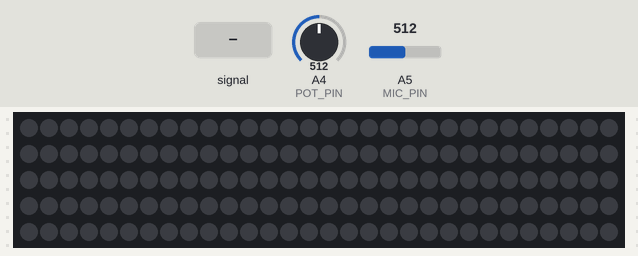
Bench run of a sketch on a simulated Arduino Nano, built with avr-gcc and run on an emulated ATmega328P. Shown: 150 RGB LEDs in strip order, left to right, continuing on the next row. The test bench sets the inputs (shaded band); at power-on: A4 (POT_PIN) = 512, A5 (MIC_PIN) = 512. Dim RGB values are drawn brighter than linear; random numbers use the default seed unless the sketch sets one.

Above: at 4.2 s.
4.3 s: A5 (MIC_PIN) fed a 200 Hz sine of ±460 counts around its level
At 5.04 s:
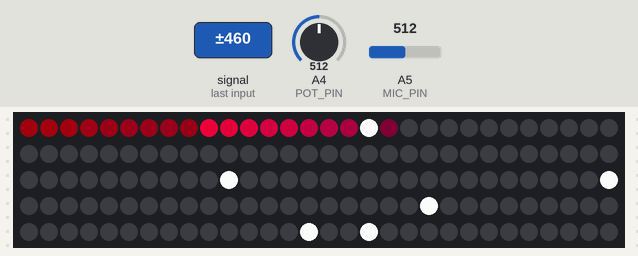
5.9 s: A4 (POT_PIN) set to 716
At 6.61 s:
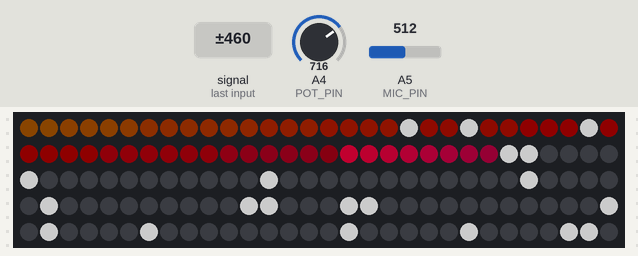
8.2 s: A5 (MIC_PIN) set to 716
At 8.23 s:
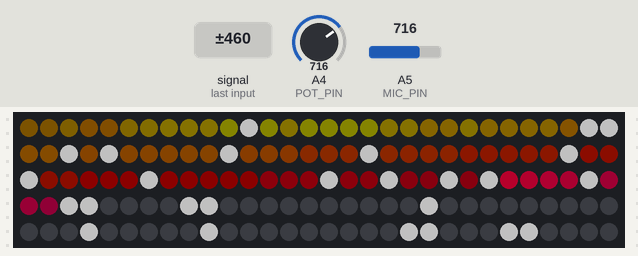
11.2 s: A5 (MIC_PIN) set to 1023
At 11.25 s:
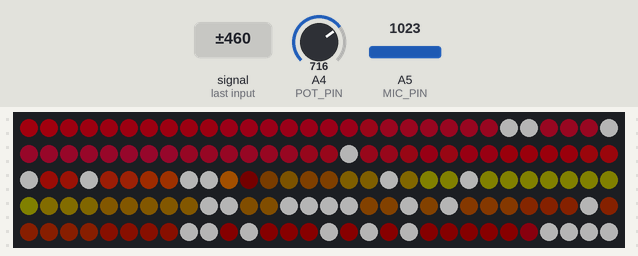
14.2 s: A5 (MIC_PIN) set to 306
At 14.23 s:
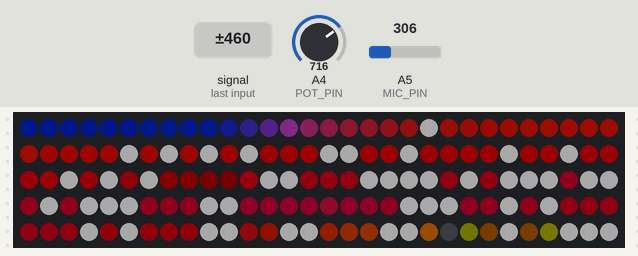
16.1 s: A5 (MIC_PIN) fed a 2 Hz sine of ±306 counts around its level
At 16.18 s:
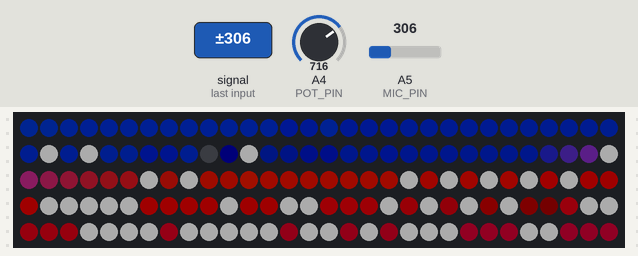

The sketch:

Gs_soundmems_demo_1strip.ino
```cpp
/* soundmems_demo

By: Andrew Tuline

Date: December 2017

Updated: September 2018


Now with FIFTEEN, YES, FIFTEEN 1D sound reactive routines. Some look similar to the others, so I've spread them out.

These sound reactive program does not use FFT or an MSGEQ7 chip, but rather just uses the current sample, the average (of the last 64 samples) and peak detection.


IMPORTANT NOTE:

The Sparkfun MEMS microphone I use SHOULD be powered with 3.3V. If you do so, you need to connect the 3.3V pin on the Arduino to the AREF pin on your Arduino.

Furthermore, you will need to uncommment the following line in setup:

//  analogReference(EXTERNAL);                                                    // Comment out this line for 3.3V Arduino's, ie. Flora, etc.

If you power your microphone from 5V or are using a 3.3V Arduino, such as a Flora, etc, then leave the line commented out.


Features:

- 10^h^h15, count 'em 10^h^h15 different awesome sound reactive display routines.
- Broken out functionality into separate .h files for readability.
- Only ONE delay statement in the setup. That's it. Delay statements have no place in the loop.
- Uses a variable rate EVERY_N_MILLISI() function instead.
- Trying to localize and tighten up the variable definitions as much as possible.
- Uses the 3.3V Sparkfun MEMS microphone with a whopping 67 dba gain.
- Uses a potentiometer to adjust sensitivity.
- Uses FastLED palettes, palette transitioning, beats, fading, fast math as well as perlin noise functionality.
- No floating point math. I use 8 or 16 bit for better performance.
- Shows that you don't need gobs of code to come up with a cool display sequence.


Not features:

- Not object oriented.
- Not passing variables or structs to/from functions.
- Sorry, but I prefer Java style curly brackets and not C style. Maybe that's because I don't use a real IDE and I'm not a real programmer.
- This probably won't scale beyond 255 LED's. I'll leave that job up to you.


Notes:

- This comes preconfigured for 60 APA102 LED's and a 3.3V Sparkfun MEMS microphone. Reconfigure and compile this for your own environment.
- Comment the analogreference(EXTERNAL) line if using a 3.3V Arduino OR a 5V microphone.
- This requires a potentiometer to adjust sensitivity. I use a linear 10K.
- This runs at about 430 loops per second on an Arduino Nano with 60 APA102's. If you add routines, do NOT add delay statements or I will find you, and . . .


*/


// Use qsuba for smooth pixel filtering and qsubd for digital pixel filtering.
#define qsubd(x, b)  ((x>b)?b:0)                                                // Digital unsigned subtraction macro. if result <0, then => 0. Otherwise, take on fixed value.
#define qsuba(x, b)  ((x>b)?x-b:0)                                              // Analog Unsigned subtraction macro. if result <0, then => 0. By Andrew Tuline.

#include "FastLED.h"                                                            // FastLED library.

#if FASTLED_VERSION < 3001000
#error "Requires FastLED 3.1 or later; check github for latest code."
#endif

// Fixed hardware and FastLED definitions cannot change on the fly.
#define LED_DT    7                                                              // Data pin to connect to the strip.
//#define LED_DT1    2                                                               // Data pin to connect to the strip.
//#define LED_DT2    14                                                               // Data pin to connect to the strip.
//#define LED_DT3    7                                                               // Data pin to connect to the strip.
//#define LED_DT4    8                                                               // Data pin to connect to the strip.
//#define LED_DT5    6                                                               // Data pin to connect to the strip.
//#define LED_DT6    20                                                               // Data pin to connect to the strip.
//#define LED_DT7    21                                                               // Data pin to connect to the strip.
//#define LED_DT8    5                                                               // Data pin to connect to the strip.
//#define LED_CK 11                                                               // Clock pin for WS2801 or APA102.
#define COLOR_ORDER GRB                                                         // It's GRB for WS2812 and BGR for APA102.
#define LED_TYPE WS2813                                                         // Using APA102, WS2812, WS2801. Don't forget to modify LEDS.addLeds to suit.
#define NUM_LEDS 150                                                             // Number of LED's.

// Fixed sound hardware definitions cannot change on the fly.
#define MIC_PIN    A5                                                            // Microphone on A5.
#define POT_PIN    A4                                                            // Potentiometer on A4.

// Global FastLED variables
uint8_t max_bright = 255;                                                       // Maximum brightness, does change in other programs.
struct  CRGB leds[NUM_LEDS];                                                    // Initialize our LED array.


CRGBPalette16 currentPalette(PartyColors_p);
CRGBPalette16 targetPalette(PartyColors_p);
TBlendType    currentBlending = LINEARBLEND;                                    // NOBLEND or LINEARBLEND


// Global timer value
uint8_t timeval = 20;                                                           // Currently 'delay' value. No, I don't use delays, I use EVERY_N_MILLIS_I instead.
uint16_t loops = 0;                                                             // Our loops per second counter.

// Global sound variables used in other routines.
uint16_t oldsample = 0;                                                         // Previous sample is used for peak detection and for 'on the fly' values.
bool     samplepeak = 0;                                                        // The oldsample is well above the average, and is a 'peak'.
uint16_t sampleavg = 0;                                                         // Average of the last 64 samples.


// Global visual variables used in display and other routines.
bool thisdir = 0;                                                               // Used in a display routine as well as a support routine.


void setup() {

  delay(3000);                                                                  // A delay in case things don't work correctly. I use this for Pro Micro.

//  analogReference(EXTERNAL);                                                    // Comment out this line for 3.3V Arduino's, ie. Flora, etc.

//  LEDS.addLeds<LED_TYPE, LED_DT, LED_CK, COLOR_ORDER>(leds, NUM_LEDS).setCorrection(TypicalLEDStrip);  // Use this for WS2801 or APA102

 LEDS.addLeds<LED_TYPE, LED_DT, COLOR_ORDER>(leds, NUM_LEDS).setCorrection(TypicalLEDStrip);          // Use this for WS2812
/*
 LEDS.addLeds<LED_TYPE, LED_DT1, COLOR_ORDER>(leds, NUM_LEDS).setCorrection(TypicalLEDStrip);          // Use this for WS2812
 LEDS.addLeds<LED_TYPE, LED_DT2, COLOR_ORDER>(leds, NUM_LEDS).setCorrection(TypicalLEDStrip);          // Use this for WS2812
 LEDS.addLeds<LED_TYPE, LED_DT3, COLOR_ORDER>(leds, NUM_LEDS).setCorrection(TypicalLEDStrip);          // Use this for WS2812
 LEDS.addLeds<LED_TYPE, LED_DT4, COLOR_ORDER>(leds, NUM_LEDS).setCorrection(TypicalLEDStrip);          // Use this for WS2812
 LEDS.addLeds<LED_TYPE, LED_DT5, COLOR_ORDER>(leds, NUM_LEDS).setCorrection(TypicalLEDStrip);          // Use this for WS2812
 LEDS.addLeds<LED_TYPE, LED_DT6, COLOR_ORDER>(leds, NUM_LEDS).setCorrection(TypicalLEDStrip);          // Use this for WS2812
 LEDS.addLeds<LED_TYPE, LED_DT7, COLOR_ORDER>(leds, NUM_LEDS).setCorrection(TypicalLEDStrip);          // Use this for WS2812
 LEDS.addLeds<LED_TYPE, LED_DT8, COLOR_ORDER>(leds, NUM_LEDS).setCorrection(TypicalLEDStrip);          // Use this for WS2812
*/
  FastLED.setBrightness(max_bright);
  set_max_power_in_volts_and_milliamps(5, 500);                                 // FastLED Power management set at 5V, 500mA.

  Serial.begin(57600);                                                          // Serial port speed for debugging.

} // setup()


// Include various routines. Makes for an easier to read main program.

#include "soundmems.h"                                                          // Sample the sounds and provide a current sample, average of last 64 samples and boolean peak (for twinkles).

#include "support.h"                                                            // A few extra routines for good luck.

// Main sound reactive routines
#include "pixels.h"         // Long line of colours //G! brighter mostly lit bouncing colors cycling back and forth
#include "fillnoise.h"      // Center to edges with base color and twinkle  //G! mostly one color  cycling  with white raindrops both directions
#include "jugglep.h"        // Long line of sinewaves  //G! mellow and slow with white spots and rotating color fade
#include "ripple.h"         // Juggle with twinkles  //G! whit strobing with colored pulses  from the center outwards
#include "pixel.h"          // Long line of colours  //G! mostly lit entire strips with cycling wave from start to ends
#include "matrix.h"         // Start to end with twinkles  //G! matrix with white twinkles and color bars moving from start to end
#include "onesine.h"        // Long line of shortlines  //G! many short colors bars of about 6 or 7 LEDs with white strobing  back and forth
#include "noisefire.h"      // Start to end  //G! fire style VU meter with blank spaces growing from start to end
#include "rainbowbit.h"     // Long line of short lines with twinkles //G! rainbow span mid length with white sparkles start to end
#include "noisefiretest.h"  // Center to edges //G! fire VU meter growing from the center out
#include "rainbowg.h"       // Long line with flashes //G! full strip in solid color fading start to end wave in both directions and pulses
#include "noisewide.h"      // Center to edges  //G! full strip color noise or confetti from the cener outwards to start and end
#include "plasma.h"         // Long line of short lines  //G! mostly lit from center to ends with movement in both directions
#include "besin.h"          // center to edges with black  //G! Constantly pulsign and color changing from center outwards to start and ends
#include "noisepal.h"       // Long line  //G! Rotating color pallate with confetti from cener to outwards to start and end
#include "Gsine.h"          // G! First modification copied from onesine
#include "Gnoisefireshizz.h"          // G! modification copied from noisefiretest
#include "Gripple.h"        // G! modifications copied from ripple

// Test sound reactive routines


typedef void (*SimplePatternList[])();                                          // List of patterns to cycle through.  Each is defined as a separate function below.

SimplePatternList gPatterns = {matrix};  // HERE IS WHERE YOU ADD YOUR ROUTINE TO THE LIST!!!!
//SimplePatternList gPatterns = {pixels, fillnoise, jugglep, ripple, pixel, matrix, onesine, noisefire, rainbowbit, noisefiretest, rainbowg, noisewide, plasma, besin, noisepal};  // HERE IS WHERE YOU ADD YOUR ROUTINE TO THE LIST!!!!

uint8_t gCurrentPatternNumber = 0;                                              // Index number of which pattern is current.


void loop() {                                                                   // The >>>>>>>>>> L-O-O-P <<<<<<<<<<<<<<<<<<<<<<<<<<<<  is buried way down here!!!11!1!

  soundmems();

//  showfps();                                                                  // Show the frames per second. It had better not dip too far.

  EVERY_N_MILLISECONDS(20) {
    uint8_t maxChanges = 24;
    nblendPaletteTowardPalette(currentPalette, targetPalette, maxChanges);      // Awesome palette blending capability.
  }

  EVERY_N_MILLIS_I(thisTimer,timeval) {
    thisTimer.setPeriod(timeval);                                               // We can change the timeval on the fly with this line, which is pretty sweet.
    gPatterns[gCurrentPatternNumber]();                                         // Call the current pattern function.
  }

  EVERY_N_SECONDS(5) {                                                          // Change the target palette to a 'related colours' palette every 5 seconds.
    uint8_t baseclr = random8();                                                // This is the base colour. Other colours are within 16 hues of this. One color is 128 + baseclr.

    targetPalette = CRGBPalette16(  CHSV(baseclr + random8(64), 255, random8(128,255)),
                                    CHSV(baseclr + random8(64), 255, random8(128,255)),
                                    CHSV(baseclr + random8(64), 192, random8(128,255)),
                                    CHSV(baseclr + random8(64), 255, random8(128,255)));
  }

  FastLED.show();                                                               // Send the 'leds' array out to the actual LED strip.

  EVERY_N_SECONDS(10) {                                                         // Change the current pattern function periodically.
    nextPattern();
  }

} // loop()


#define ARRAY_SIZE(A) (sizeof(A) / sizeof((A)[0]))                              // Kriegsman came up with this line. I knew what it did at one time. . Something, something make an array with enough room for the function names something. .


void nextPattern() {                                                            // Add one to the current pattern number, and wrap around at the end.

  gCurrentPatternNumber = (gCurrentPatternNumber + 1) % ARRAY_SIZE(gPatterns);  // Another Kriegsman piece of magic.

} // nextPattern()
```

Gnoisefireshizz.h
```cpp
#ifndef GNOISEFIRESHIZZ_H
#define GNOISEFIRESHIZZ_H

void Gnoisefireshizz() {                                                          // Create fire based on noise and sampleavg.

// Local definitions
  #define xscale 20                                                             // How far apart they are
  #define yscale 3                                                              // How fast they move

// Temporary local variable
  uint16_t index = 0;                                                            // Current colour lookup value.

  timeval = 10;                                                                  // Our EVERY_N_MILLIS_I timer value.

  currentPalette = CRGBPalette16(CHSV(0,255,2), CHSV(0,255,4), CHSV(0,255,8), CHSV(0, 255, 8),    // Fire palette definition. Lower value = darker.
                                 CHSV(0, 255, 16), CRGB::Red, CRGB::Red, CRGB::Red,
                                 CRGB::DarkOrange,CRGB::DarkOrange, CRGB::Orange, CRGB::Orange,
                                 CRGB::Yellow, CRGB::Orange, CRGB::Yellow, CRGB::Yellow);

  for(int i = 0; i < NUM_LEDS; i++) {

//    Serial.print(i);
//    Serial.print("  ");
    index = inoise8(i*xscale,millis()*yscale*NUM_LEDS/255);                     // X location is constant, but we move along the Y at the rate of millis(). By Andrew Tuline.
//    Serial.print(index);
//    Serial.print("  ");

//    index = (255 - *i*128/NUM_LEDS);                                            // Now we need to scale index so that it gets blacker as we get close to one of the ends

    index = (255 - i*256/NUM_LEDS) * index / 128;                                 // Now we need to scale index so that it gets blacker as we get close to one of the ends


//    Serial.print(index);
//    Serial.println(" ");

    leds[NUM_LEDS/2-i*2+1] = ColorFromPalette(currentPalette, index, sampleavg, NOBLEND);      // With that value, look up the 8 bit colour palette value and assign it to the current LED.
    leds[NUM_LEDS/2+i*2-1] = ColorFromPalette(currentPalette, index, sampleavg, NOBLEND);      // With that value, look up the 8 bit colour palette value and assign it to the current LED.
//    leds[NUM_LEDS/2-i/2+1] = ColorFromPalette(currentPalette, index, sampleavg, NOBLEND);      // With that value, look up the 8 bit colour palette value and assign it to the current LED.
//    leds[NUM_LEDS/2+i/2-1] = ColorFromPalette(currentPalette, index, sampleavg, NOBLEND);      // With that value, look up the 8 bit colour palette value and assign it to the current LED.

  }                                                                             // The higher the value of i => the higher up the palette index (see palette definition).


} // Gnoisefireshiz()

#endif
```

besin.h
```cpp
#ifndef besin_H
#define besin_H

void besin() {                                                             // Add a Perlin noise soundbar. This looks really cool.

// Local definitions


// Persistent local variables


  timeval = 30;                                                                 // Our EVERY_N_MILLIS_I timer value.


// This works.
  leds[NUM_LEDS/2] = ColorFromPalette(currentPalette, millis(), sampleavg, NOBLEND);
  leds[NUM_LEDS/2-1] = ColorFromPalette(currentPalette, millis(), sampleavg, NOBLEND);


//  leds[NUM_LEDS/2] = ColorFromPalette(currentPalette, sampleavg, beatsin8(sampleavg,0,255), NOBLEND);
//  leds[NUM_LEDS/2-1] = ColorFromPalette(currentPalette, sampleavg, beatsin8(sampleavg,0,255), NOBLEND);


  waveit();                                                                     // Move the pixels to the left/right, but not too fast.

//  fadeToBlackBy(leds+NUM_LEDS/2-1, 2, 128);                                     // Fade the center, while waveit moves everything out to the edges.
  fadeToBlackBy(leds, NUM_LEDS, 2);

} // besin()

#endif
```

Source omitted: Gripple.h (2464 bytes), Gsine.h (2240 bytes), fillnoise.h (2082 bytes), jugglep.h (1437 bytes), matrix.h (709 bytes), noisefire.h (2132 bytes), noisefiretest.h (2592 bytes), noisepal.h (2579 bytes), noisewide.h (726 bytes), onesine.h (1947 bytes), pixel.h (826 bytes), pixels.h (799 bytes) and 6 more

Measured:
- after the input at 4.3 s, the LEDs: first change at once (image 1 shows a later state)
